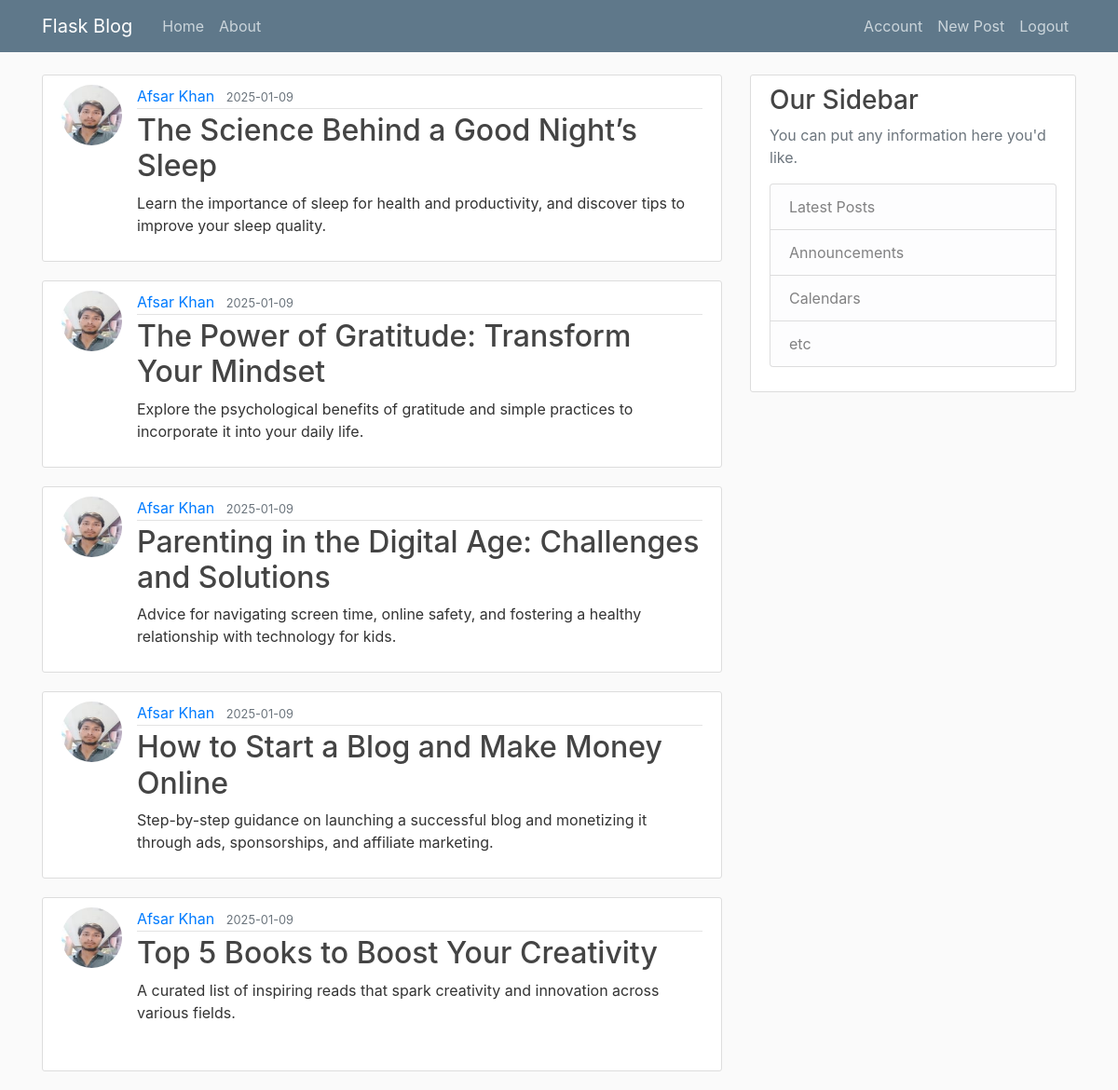
Page /home?username=Afsar+Khan&page=2 (signed in) on the committed database.
### flaskblog/models.py (models this page shows, shortened)
class Post(db.Model):
    id = db.Column(db.Integer, primary_key=True)
    title = db.Column(db.String(100), nullable=False)
    date_posted = db.Column(db.DateTime, nullable=False, default=datetime.utcnow)
    content = db.Column(db.Text, nullable=False)
    user_id = db.Column(db.Integer, db.ForeignKey('user.id'), nullable=False)

class User(db.Model, UserMixin):
    id = db.Column(db.Integer, primary_key=True)
    username = db.Column(db.String(20), unique=True, nullable=False)
    email = db.Column(db.String(120), unique=True, nullable=False)
    image_file = db.Column(db.String(20), nullable=False, default='default.jpg')
    password = db.Column(db.String(60), nullable=False)
    posts = db.relationship('Post', backref='author', lazy=True)
    from itsdangerous import URLSafeTimedSerializer

### flaskblog/routes.py (the view)
@app.route('/')
@app.route('/home')
def home():
    page = request.args.get('page', 1, type=int)
    posts = Post.query.order_by(Post.date_posted.desc()).paginate(page=page, per_page=5)
    return render_template('home.html', posts=posts)

### flaskblog/models.py (called while the page is built)
@login_manager.user_loader
def load_user(user_id):
    return User.query.get(int(user_id))

### flaskblog/templates/home.html
{% extends 'layout.html' %}
{% block content %}
{% for post in posts %}
<article class="media content-section">
    <img class="rounded-circle article-img" src="{{ url_for('static', filename='profile_pics/' + post.author.image_file) }}" alt="">
    <div class="media-body">
        <div class="article-metadata">
            <a class="mr-2" href="#">{{ post.author.username }}</a>
            <small class="text-muted">{{ post.date_posted.strftime('%Y-%m-%d') }}</small>
        </div>
        <h2><a class="article-title" href="{{ url_for('post', post_id=post.id) }}">{{ post.title }}</a></h2>
        <p class="article-content">{{ post.content }}</p>
    </div>
</article>
{% endfor %}
{% endblock content %}

### flaskblog/static/main.css (style rules this page uses)
body { background: #fafafa; color: #333333; margin-top: 5rem; }
h1, h2, h3, h4, h5, h6 { color: #444444; }
.content-section { background: #ffffff; padding: 10px 20px; border: 1px solid #dddddd; border-radius: 3px; margin-bottom: 20px; }
.article-title { color: #444444; }
.article-content { white-space: pre-line; }
.article-img { height: 65px; width: 65px; margin-right: 16px; }
.article-metadata { padding-bottom: 1px; margin-bottom: 4px; border-bottom: 1px solid #e3e3e3 }

### rows in the picture
Post: image_file (picture), author.username "Afsar Khan", date_posted "2025-01-09", title "The Science Behind a Good Night’s Sleep", content "Learn the importance of sleep for health and productivity, and discover tips to improve your sleep quality."
Post: image_file (picture), author.username "Afsar Khan", date_posted "2025-01-09", title "The Power of Gratitude: Transform Your Mindset", content "Explore the psychological benefits of gratitude and simple practices to incorporate it into your daily life."
Post: image_file (picture), author.username "Afsar Khan", date_posted "2025-01-09", title "Parenting in the Digital Age: Challenges and Solutions", content "Advice for navigating screen time, online safety, and fostering a healthy relationship with technology for kids."
Post: image_file (picture), author.username "Afsar Khan", date_posted "2025-01-09", title "How to Start a Blog and Make Money Online", content "Step-by-step guidance on launching a successful blog and monetizing it through ads, sponsorships, and affiliate marketing."
Post: image_file (picture), author.username "Afsar Khan", date_posted "2025-01-09", title "Top 5 Books to Boost Your Creativity", content "A curated list of inspiring reads that spark creativity and innovation across various fields."
